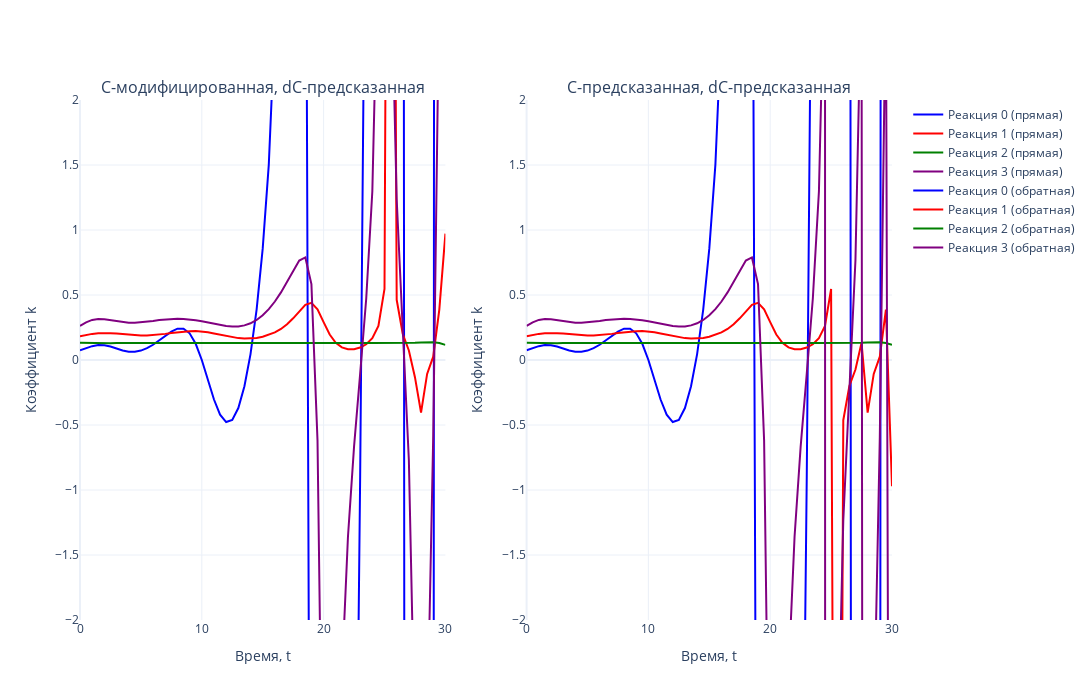

Here is the notebook cell this chart was saved with:
### Code cell
# Задаем цвета (4 цвета для реакций)
colors = ['blue', 'red', 'green', 'purple']

# Создаем два подграфика (2 столбца, 1 строка)
fig = make_subplots(rows=1, cols=2, subplot_titles=['C-модифицированная, dС-предсказанная', 'C-предсказанная, dС-предсказанная'])

# Первый график (прямая задача)
for i in range(N_REACTION):  
    fig.add_trace(go.Scatter(
        x=tsteps, 
        y=k_test_1[i, :], 
        mode='lines', 
        name=f'Реакция {i} (прямая)',
        line=dict(color=colors[i % len(colors)])  # Применяем цвета циклично
    ), row=1, col=1)

# Второй график (обратная задача)
for i in range(N_REACTION):  
    fig.add_trace(go.Scatter(
        x=tsteps, 
        y=k_predict[i, :], 
        mode='lines', 
        name=f'Реакция {i} (обратная)',
        line=dict(color=colors[i % len(colors)])  # Применяем цвета циклично
    ), row=1, col=2)

# Настройки общего макета
fig.update_layout(
    template='plotly_white',
    width=1700,  # Общая ширина холста
    height=700,  # Высота холста
    showlegend=True
)

# Ограничение оси Y
fig.update_yaxes(range=[-2, 2], title_text='Коэффициент k', row=1, col=1)
fig.update_yaxes(range=[-2, 2], title_text='Коэффициент k', row=1, col=2)

# Подписи оси X
fig.update_xaxes(title_text='Время, t', row=1, col=1)
fig.update_xaxes(title_text='Время, t', row=1, col=2)

# Отображение графика
fig.show()
